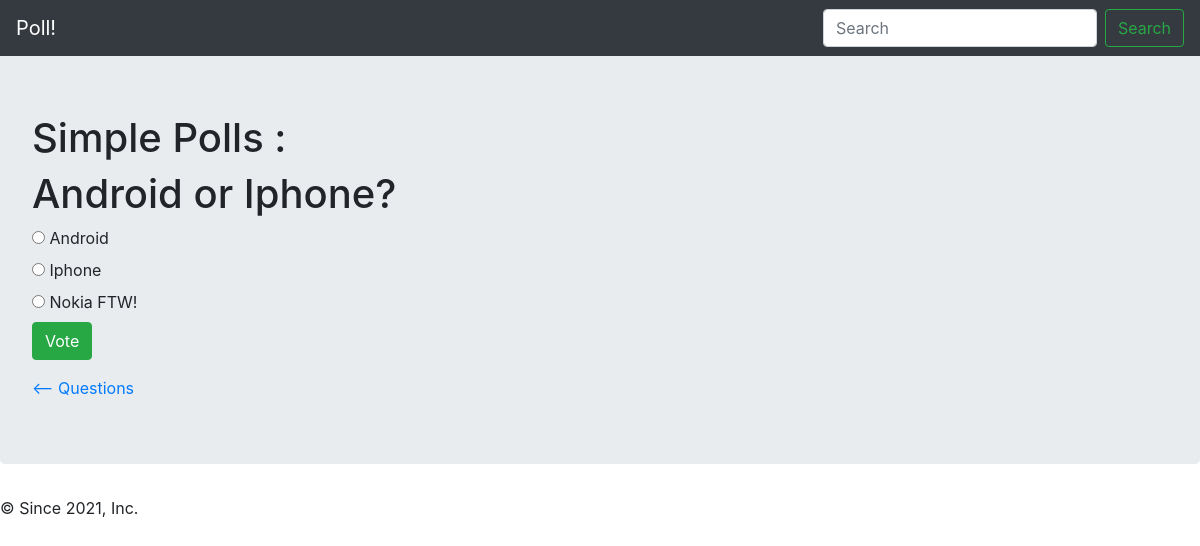
The page /app/4/ on the database its author committed.
### APP/models.py (models this page shows, shortened)
class Question(models.Model):
    question_text = models.CharField(max_length=200)
    pub_date = models.DateTimeField('date published')

class Choice(models.Model):
    choice_text = models.CharField(max_length=200)
    votes = models.IntegerField(default=0)
    question = models.ForeignKey(Question, on_delete=models.CASCADE)

### APP/views.py (the view)
# urls.py: url(r'^(?P<question_id>[0-9]+)/$', views.detail, name='detail'),
def detail(request, question_id):
    question = get_object_or_404(Question, pk = question_id)
    return render(request, 'APP/detail.html', {'question':question})

### APP/templates/APP/detail.html (shortened to what this page needs)
{% extends 'APP/base.html' %}
{% block main_content %}
<h1>{{question.question_text}}</h1>
<form action="{% url 'APP:vote' question.id %}" method="post">
    {%  for choice in question.choice_set.all %}
        <input type="radio" name="choice" id="choice{{forloop.counter}}" value="{{choice.id}}"/>
        <label for="choice{{forloop.counter}}">{{choice.choice_text}}</label><br>
    {% endfor %}
    <input type="submit" class = 'btn btn-success' value="Vote"/>
</form>
<a href="{% url 'APP:index' %}"> <-- Questions</a>
{% endblock %}

### rows shown on the page
Question: question_text "Android or Iphone?"
Choice: choice_text "Android"
Choice: choice_text "Iphone"
Choice: choice_text "Nokia FTW!"
